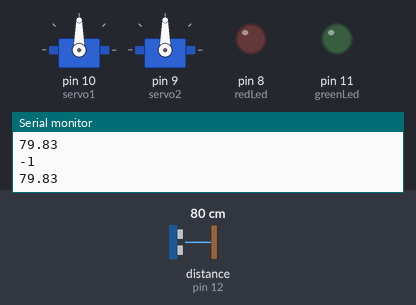
This sketch was run on a simulated Arduino Uno, built with avr-gcc and run on an emulated ATmega328P. Shown: 2 × servo, output pins drawn as LEDs (lit = HIGH), the last lines printed to the serial monitor. Wiring (inferred from the names in the program): ultrasonic range finder: trigger pin 13; echo pin 12. The inputs (shaded band) are chosen by the test bench; at power-on: distance to the obstacle (sensor on pin 12) 80 cm. The echo pulse lasts 58.3 µs per cm; pins used as bus, display or sensor lines are not drawn.

Above: at 2.8 s.
2.9 s: distance to the obstacle (sensor on pin 12) set to 18 cm
8.9 s: distance to the obstacle (sensor on pin 12) set to 13 cm
At 15.1 s:
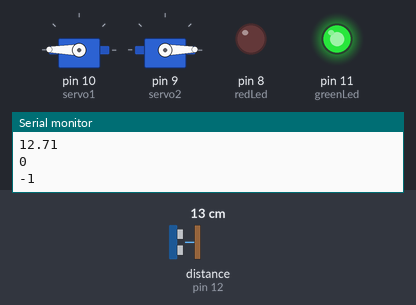
At 16.3 s:
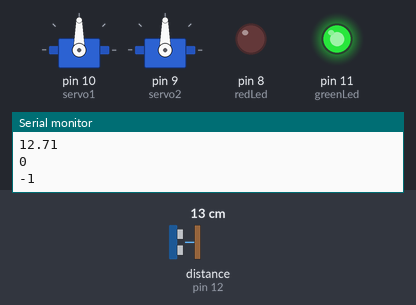
Timing chart, 0 to 23.6 s (numbered marks = the images above; inputs shaded):
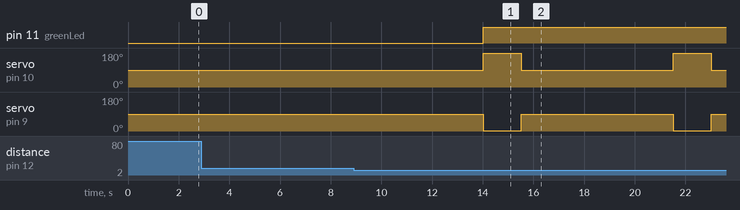

The sketch:

main.ino
```cpp
#include <Servo.h>
int echo = 12, trig = 13;
int greenLed = 11, redLed = 8;
Servo servo1, servo2;
float dst(){
  digitalWrite(trig, 0);
  delayMicroseconds(5);
  digitalWrite(trig, 1);
  delayMicroseconds(10);
  digitalWrite(trig, 0);
  return pulseIn(echo, 1);
}
void setup() {
  Serial.begin(9600);
  pinMode(echo, INPUT);
  pinMode(trig, OUTPUT);
  pinMode(greenLed, OUTPUT);
  pinMode(redLed, OUTPUT);
  servo1.attach(10);
  servo2.attach(9);
  Serial.println(-1);
}

void loop() {
  Serial.println(-1);
  float x = dst();
  float d = x / 58.2; //centimetre
  Serial.println(d);
  if(d <= 15){
    delay(1000);
    Serial.println(0);
    delay(3000);
    int read = Serial.read();
    if(read == '2'){
      servo1.write(1);
      servo2.write(179);
      digitalWrite(redLed, 1);
      digitalWrite(greenLed, 0);
    }
    else{
      servo1.write(179);
      servo2.write(1);
      digitalWrite(greenLed, 1);
      digitalWrite(redLed, 0);
    }
    Serial.println(-1);
    delay(1500);
    servo1.write(90);
    servo2.write(90);
  }
  delay(2000);
}
```

Measured:
- the behaviour switches between 16 and 15 cm on distance to the obstacle (sensor on pin 12) (found by bisection; images 0 and 1)
- after the input at 8.9 s, pin 11 (greenLed): LOW → HIGH after 5.1 s; servo on pin 10 (servo1): alternates 179° for 1.5 s and 90° for 6.0 s, starting after 5.1 s; servo on pin 9 (servo2): alternates 90° for 6.0 s and 1° for 1.5 s, starting after 5.1 s
